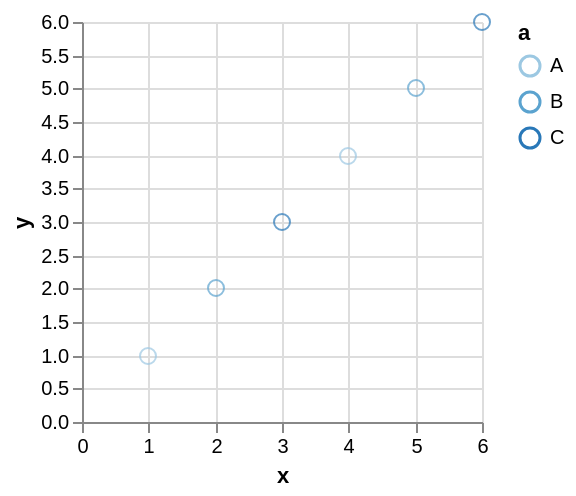

Describe this chart as a Vega-Lite specification.
### Vega specification from a JSON file in a GitHub repository (floating-point values rounded to 4 significant figures)
{"$schema": "http://vega.github.io/schema/vega/v3.0.json", "autosize": "pad", "padding": 5, "data": [{"name": "source_0", "values": [{"a": "B", "x": 2, "y": 2}, {"a": "A", "x": 1, "y": 1}, {"a": "A", "x": 4, "y": 4}, {"a": "B", "x": 5, "y": 5}, {"a": "C", "x": 3, "y": 3}, {"a": "C", "x": 6, "y": 6}], "format": {"type": "json", "parse": {"x": "number", "y": "number"}}, "transform": [{"type": "filter", "expr": "datum[\"x\"] !== null && !isNaN(datum[\"x\"]) && datum[\"y\"] !== null && !isNaN(datum[\"y\"])"}]}], "signals": [{"name": "width", "update": "200"}, {"name": "height", "update": "200"}, {"name": "unit", "value": {}, "on": [{"events": "mousemove", "update": "group()._id ? group() : unit"}]}], "marks": [{"name": "marks", "type": "symbol", "role": "point", "from": {"data": "source_0"}, "encode": {"update": {"x": {"scale": "x", "field": "x"}, "y": {"scale": "y", "field": "y"}, "stroke": {"scale": "color", "field": "a"}, "fill": {"value": "transparent"}, "opacity": {"value": 0.7}}}}], "scales": [{"name": "x", "type": "linear", "domain": {"data": "source_0", "field": "x"}, "range": [0, 200], "round": true, "nice": true, "zero": true}, {"name": "y", "type": "linear", "domain": {"data": "source_0", "field": "y"}, "range": [200, 0], "round": true, "nice": true, "zero": true}, {"name": "color", "type": "ordinal", "domain": {"data": "source_0", "field": "a", "sort": true}, "range": "ordinal"}], "axes": [{"scale": "x", "format": "s", "orient": "bottom", "tickCount": 5, "title": "x", "zindex": 1}, {"scale": "x", "domain": false, "format": "s", "grid": true, "labels": false, "orient": "bottom", "tickCount": 5, "ticks": false, "zindex": 0, "gridScale": "y"}, {"scale": "y", "format": "s", "orient": "left", "title": "y", "zindex": 1}, {"scale": "y", "domain": false, "format": "s", "grid": true, "labels": false, "orient": "left", "ticks": false, "zindex": 0, "gridScale": "x"}], "legends": [{"stroke": "color", "title": "a"}]}
